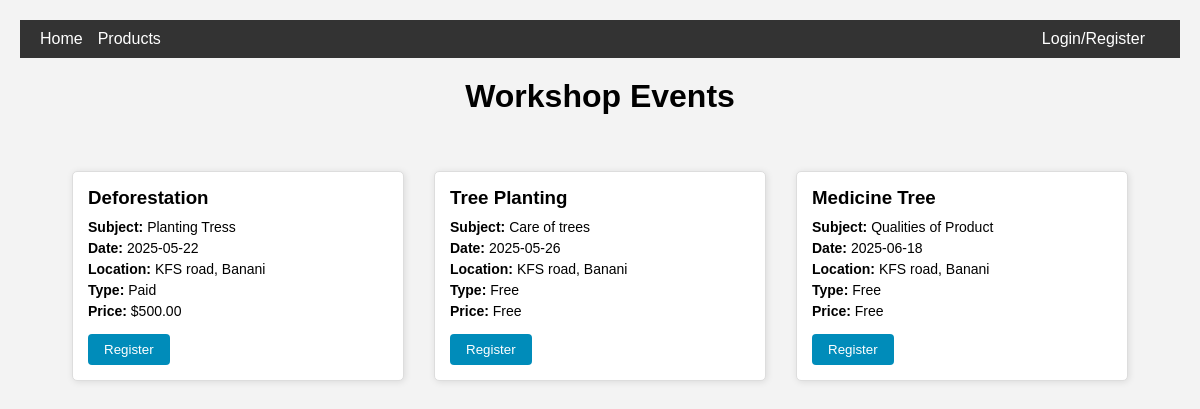
Screenshot of /events.php with the database file from the repository.
### tables this page shows
CREATE TABLE `workshops` (
  `WID` int(11) NOT NULL,
  `Topic` varchar(100) NOT NULL,
  `Subject` varchar(100) DEFAULT NULL,
  `Date` date DEFAULT NULL,
  `Type` enum('Free','Paid') NOT NULL,
  `CreatedBy` int(11) NOT NULL,
  `Points` int(11) DEFAULT NULL,
  `Price` decimal(10,2) DEFAULT NULL
);

### events.php (the view, shortened to what this page needs)
<?php
$servername = "localhost";
$username = "root";
$password = "";
$dbname = "ecogrow";
$conn = new mysqli($servername, $username, $password, $dbname);
$sql = "SELECT
            w.WID,
            w.Topic,
            w.Subject,
            w.Date,
            w.Type,
            w.Points,
            w.Price,
            GROUP_CONCAT(DISTINCT b.Location SEPARATOR ', ') AS Locations
        FROM Workshops w
        INNER JOIN Workshops_Branches wb ON w.WID = wb.WorkshopID
        LEFT JOIN Branches b ON wb.BranchID = b.ID
        GROUP BY w.WID
        ORDER BY w.Date ASC";
$result = $conn->query($sql);
?>
<!DOCTYPE html>
<html lang="en">
<head>
</head>
<body>
    <div class="navbar">
        <div class="left-menu">
            <a href="index.php">Home</a>
            <a href="product.php">Products</a>
        </div>
        <div class="right-menu">
            <?php if (isset($_SESSION['customer_id'])) { ?>
                <a href="user.php">Profile</a>
            <?php } else { ?>
                <a href="login.html">Login/Register</a>
            <?php } ?>
        </div>
    </div>
    <h1>Workshop Events</h1>
    <div class="container">
        <?php
        if ($result && $result->num_rows > 0) {
            while ($row = $result->fetch_assoc()) {
                echo '<div class="card">';
                echo '<h3>' . htmlspecialchars($row['Topic']) . '</h3>';
                echo '<p><strong>Subject:</strong> ' . htmlspecialchars($row['Subject']) . '</p>';
                echo '<p><strong>Date:</strong> ' . htmlspecialchars($row['Date']) . '</p>';
                echo '<p><strong>Location:</strong> ' . htmlspecialchars($row['Locations']) . '</p>';
                echo '<p><strong>Type:</strong> ' . htmlspecialchars($row['Type']) . '</p>';
                if ($row['Type'] === 'Paid') {
                    echo '<p><strong>Price:</strong> $' . htmlspecialchars($row['Price']) . '</p>';
                } else {
                    echo '<p><strong>Price:</strong> Free</p>';
                }
                echo '<button class="register-btn" onclick="registerEvent(' . $row['WID'] . ')">Register</button>';
                echo '</div>';
            }
        } else {
            echo '<p>No events found.</p>';
        }
        ?>
    </div>
</body>
</html>

### events.php (style rules this page uses)
.navbar { display: flex; justify-content: space-between; align-items: center; background-color: #333; padding: 10px 20px; }
.navbar a { color: #fff; text-decoration: none; margin-right: 15px; font-size: 16px; }
.navbar .left-menu { display: flex; align-items: center; }
.navbar .right-menu a { margin-left: 10px; }
body { font-family: Arial, sans-serif; margin: 0; padding: 20px; background-color: #f3f3f3; }
h1 { text-align: center; margin-top: 20px; }
.container { display: flex; flex-wrap: wrap; justify-content: center; padding: 20px; }
.card { background-color: #fff; border: 1px solid #ddd; border-radius: 5px; width: 300px; margin: 15px; padding: 15px; box-shadow: 1px 1px 7px rgba(0,0,0,0.1); }
.card h3 { margin: 0 0 10px; }
.card p { margin: 5px 0; font-size: 14px; }
.register-btn { padding: 8px 16px; background-color: #008cba; color: #fff; border: none; border-radius: 4px; cursor: pointer; margin-top: 10px; }

### rows the page displays
workshops: Topic "Deforestation", Subject "Planting Tress", Date "2025-05-22", Locations "KFS road, Banani", Type "Paid", Price "500.00"
workshops: Topic "Tree Planting", Subject "Care of trees", Date "2025-05-26", Locations "KFS road, Banani", Type "Free", shows "Price:"
workshops: Topic "Medicine Tree", Subject "Qualities of Product", Date "2025-06-18", Locations "KFS road, Banani", Type "Free", shows "Price:"
